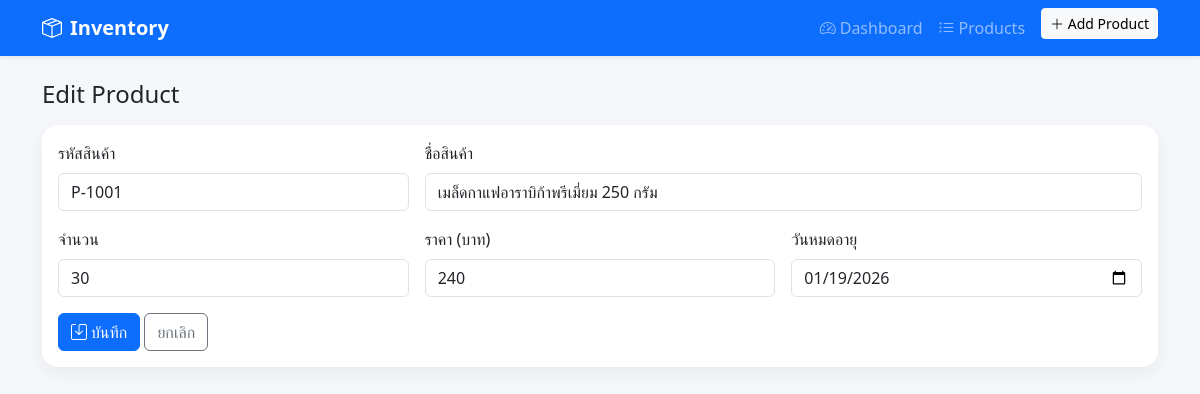
Page /edit_product.php?id=1 on the committed database.
### tables this page shows
CREATE TABLE IF NOT EXISTS products (
  id INT AUTO_INCREMENT PRIMARY KEY,
  product_code VARCHAR(50) NOT NULL UNIQUE,
  name VARCHAR(255) NOT NULL,
  quantity INT NOT NULL DEFAULT 0,
  price DECIMAL(10,2) NOT NULL,
  expiry_date DATE
);

### src/product_functions.php (called while the page is built, shortened)
<?php
require_once __DIR__ . '/connect_db.php';
function getProductById($id) {
    return getProduct($id);
}
function getProduct($id) {
    global $pdo;
    $stmt = $pdo->prepare("SELECT * FROM products WHERE id = ?");
    $stmt->execute([$id]);
    return $stmt->fetch();
}

### public/edit_product.php (the view, shortened to what this page needs)
<?php
require_once __DIR__ . '/../src/product_functions.php';
$id = (int)($_GET['id'] ?? 0);
$product = getProductById($id);
include __DIR__ . '/../templates/header.php';
?>
<div class="container">
  <h1 class="h4 mb-3">Edit Product</h1>
  <div class="card">
    <div class="card-body">
      <form method="post" class="row g-3">
        <div class="col-md-4">
          <label class="form-label">รหัสสินค้า</label>
          <input name="product_code" class="form-control" value="<?= htmlspecialchars($product['product_code']) ?>" required>
        </div>
        <div class="col-md-8">
          <label class="form-label">ชื่อสินค้า</label>
          <input name="name" class="form-control" value="<?= htmlspecialchars($product['name']) ?>" required>
        </div>
        <div class="col-md-4">
          <label class="form-label">จำนวน</label>
          <input type="number" name="quantity" class="form-control" min="0" value="<?= (int)$product['quantity'] ?>" required>
        </div>
        <div class="col-md-4">
          <label class="form-label">ราคา (บาท)</label>
          <input type="number" step="0.01" name="price" class="form-control" min="0" value="<?= (float)$product['price'] ?>" required>
        </div>
        <div class="col-md-4">
          <label class="form-label">วันหมดอายุ</label>
          <input type="date" name="expiry_date" class="form-control" value="<?= $product['expiry_date'] ?>">
        </div>
        <div class="col-12">
          <button class="btn btn-primary"><i class="bi bi-save me-1"></i>บันทึก</button>
          <a href="products.php" class="btn btn-outline-secondary">ยกเลิก</a>
        </div>
      </form>
    </div>
  </div>
</div>

### public/assets/css/styles.css (style rules this page uses)
:root { --card-radius: 16px; }
body { background-color:#f5f7fb; }
.card { border:0; border-radius:var(--card-radius); box-shadow:0 6px 20px rgba(0,0,0,0.06); }

### rows in the picture
products: product_code "P-1001", name "เมล็ดกาแฟอาราบิก้าพรีเมี่ยม 250 กรัม", quantity "30", price "240", expiry_date "01/19/2026"
